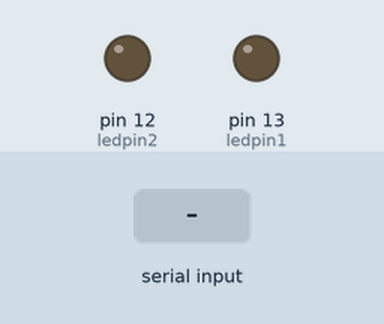
Simulated run of this sketch. Board: Arduino Uno, built with avr-gcc and run on an emulated ATmega328P. Shown: output pins drawn as LEDs (lit = HIGH). The test bench sets the inputs (shaded band).

Above: at 1.2 s.
1.3 s: "A" received over Serial
At 1.7 s:
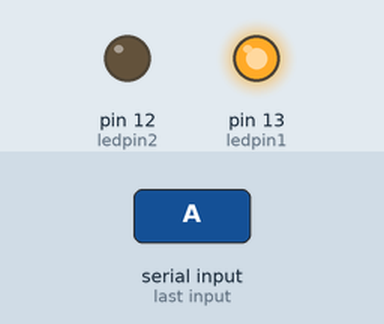
2.8 s: "C" received over Serial
At 4.0 s:
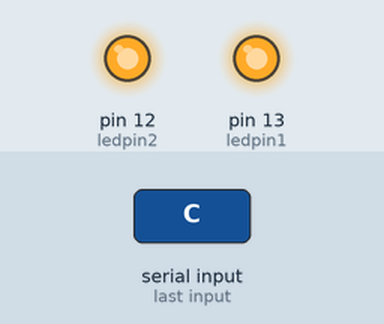
4.3 s: "B" received over Serial
At 5.2 s:
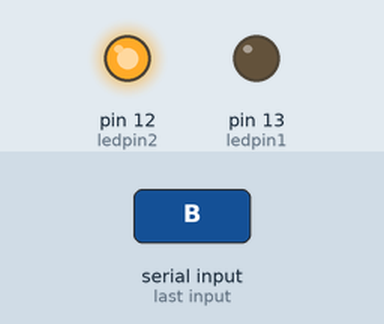
5.8 s: "D" received over Serial
At 6.3 s:
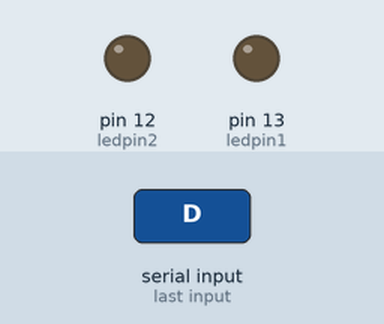
Timing chart, 0 to 8.3 s (numbered marks = the images above; inputs shaded):
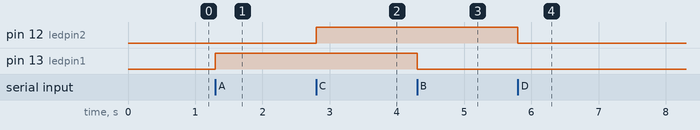

The sketch:

2leds_com_entradas_do_teclado.ino
```cpp
#define ledpin1 13
#define ledpin2 12

void setup() {
  // put your setup code here, to run once:
  pinMode(ledpin1, OUTPUT);
  pinMode(ledpin2, OUTPUT);
  Serial.begin(115200);

}

void loop() {
  // put your main code here, to run repeatedly:
  char c = Serial.read();
  switch (c) {
    case 'A':
    digitalWrite(ledpin1, HIGH);
    break;
    case 'B':
    digitalWrite(ledpin1, LOW);
    break;
    case 'C':
    digitalWrite(ledpin2, HIGH);
    break;
    case 'D':
    digitalWrite(ledpin2, LOW);
    break;
    case 'Z':
    digitalWrite(ledpin1, LOW);
    digitalWrite(ledpin2, LOW);
    break;
  }

}
```

Measured:
- after the input at 1.3 s, pin 13 (ledpin1): LOW → HIGH at once
- after the input at 2.8 s, pin 12 (ledpin2): LOW → HIGH at once
- after the input at 4.3 s, pin 13 (ledpin1): HIGH → LOW at once
- after the input at 5.8 s, pin 12 (ledpin2): HIGH → LOW at once
